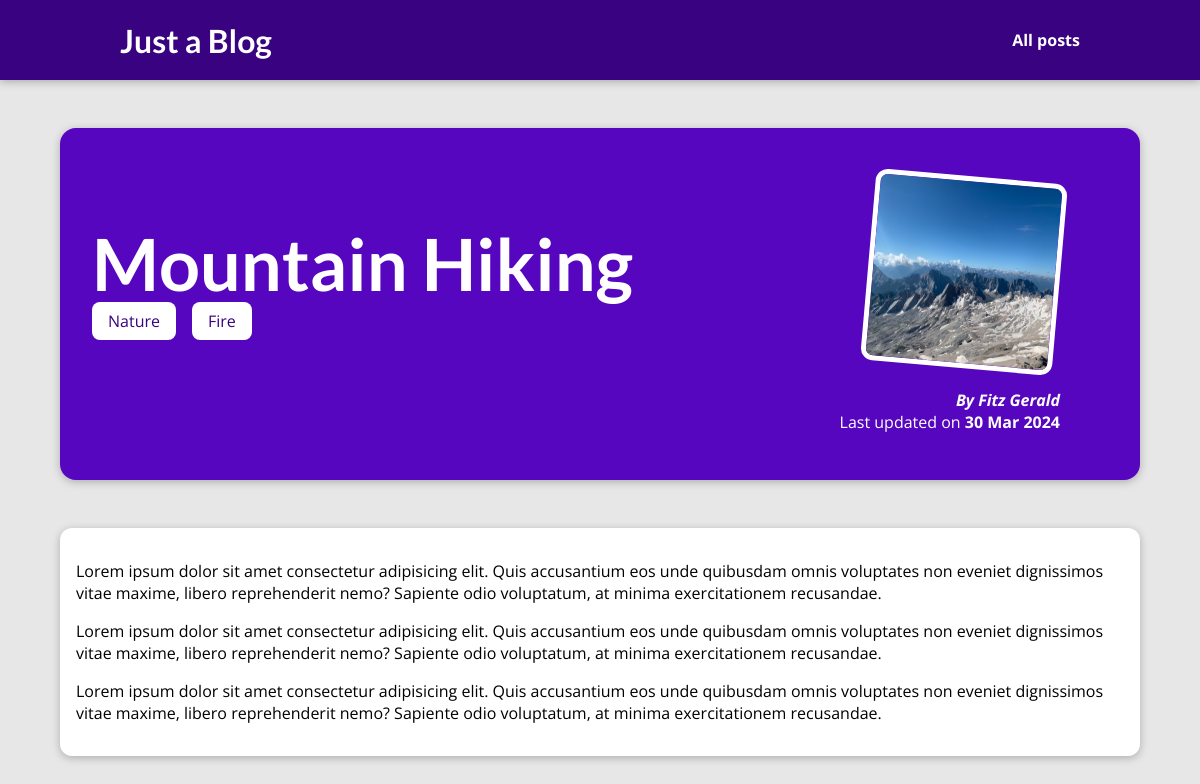
/posts/hike-in-the-mountain, run on the app's committed database.
### blog/models.py (models this page shows, shortened)
class Post(models.Model):
    title = models.CharField(max_length=150)
    author = models.ForeignKey(
        "Author", on_delete=models.SET_NULL, null=True, related_name="posts")
    tags = models.ManyToManyField("Tag")
    excerpt = models.CharField(max_length=200)
    image_name = models.CharField(max_length=150)
    date = models.DateField(auto_now=True, auto_now_add=False)
    slug = models.SlugField(unique=True, db_index=True)
    content = models.TextField(validators=[MinLengthValidator(10)])

class Tag(models.Model):
    caption = models.CharField(max_length=20, null=True)

class Author(models.Model):
    first_name = models.CharField(max_length=50)
    last_name = models.CharField(max_length=50)
    email = models.EmailField(max_length=254)
    def full_name(self):
        return f"{self.first_name} {self.last_name}"
    def __str__(self):
        return f"{self.full_name()}"

### blog/views.py (the view)
# urls.py: path('posts/<slug:slug>', views.post_detail, name="post-detail-page")]
def post_detail(request, slug):
    identified_post = get_object_or_404(Post, slug=slug)
    return render(request, "blog/post-detail.html",
                  {"post": identified_post,
                   "post_tags": identified_post.tags.all()
                   })

### blog/templates/blog/post-detail.html (shortened to what this page needs)
{% extends "base.html" %}
{% load static %}
{% block css_files %}
    <link rel="stylesheet" href="{% static "blog/post-detail.css" %}">
{% endblock css_files %}
{% block content %}
    <section>
        <summary id="summary">
            <h2>{{ post.title }}</h2>
            <div>
                {% for tag in post_tags %}<span class="tag">{{ tag.caption }}</span>{% endfor %}
            </div>
            <article>
                <img src="{% static "blog/images/"|add:post.image_name %}" alt="{{ post.title }}" width="100" height="100">
                <address>By <a href="mailto:{{ post.author.email }}">{{ post.author | title }}</a></address>
                <div>
                    Last updated on <time>{{ post.date |date:"d M Y" }}</time>
                </div>
            </article>
        </summary>
    </section>
    <main>
        {{ post.content | linebreaks }}
    </main>
{% endblock content %}

### templates/base.html (shortened to what this page needs)
{% load static %}
<!DOCTYPE html>
<html lang="en">
<head>
    <link rel="stylesheet" href="{% static "app.css" %} ">
    {% block css_files %}{% endblock css_files %}
</head>
<body>
<header id="main-navigation">
    <h1><a href="{% url "starting-page" %}">Just a Blog</a></h1>
    <nav><a href="{% url "posts-page" %}">All posts</a></nav>
 </header>
    {% block content %}
    {% endblock content %}
</body>
</html>

### static/app.css (style rules this page uses)
* { box-sizing: border-box; }
html { font-family: 'Open Sans', 'Lato', sans-serif; }
body { margin: 0; }
h1, h2, h3 { font-family: 'Lato', sans-serif; font-weight: bold; }
#main-navigation { width: 100%; height: 5rem; display: flex; justify-content: space-between; align-items: center; padding: 0 10%; position: absolute; top: 0; left: 0; }
#main-navigation a { text-decoration: none; color: white; font-weight: bold; }

### blog/static/blog/post-detail.css (style rules this page uses)
body { background-color: #e7e7e7; }
#main-navigation { background-color: #390281; box-shadow: 0 2px 8px rgba(0, 0, 0, 0.25); }
#summary { margin: 8rem auto 3rem auto; padding: 2rem; width: 90%; max-width: 90rem; border-radius: 16px; background-color: #5706c0; position: relative; box-shadow: 0 2px 8px rgba(0, 0, 0, 0.25); height: 22rem; }
#summary h2 { color: white; font-size: 4.5rem; margin-bottom: 0.25rem; }
#summary article { position: absolute; top: 2rem; right: 3rem; padding: 1rem 2rem; border-radius: 12px; text-align: right; color: white; }
#summary article img { width: 12rem; height: 12rem; border-radius: 12px; transform: rotateZ(5deg); border: 5px solid white; margin-bottom: 1rem; }
#summary address { font-weight: bold; }
#summary a { color:white; text-decoration: none; }
#summary time { font-weight: bold; }
main { width: 90%; max-width: 90rem; margin: 3rem auto; background-color: white; padding: 1rem; border-radius: 12px; box-shadow: 0 2px 8px rgba(0, 0, 0, 0.25); }
.tag { background-color: white; color: #390281; padding:0.5rem 1rem; border-radius: 8px; margin-right: 1rem }

### data on the page
Post: title "Mountain Hiking", image_name (picture), author "Fitz Gerald", date "30 Mar 2024", content "Lorem ipsum dolor sit amet consectetur adipisicing elit. Quis accusantium eos unde quibusdam omnis voluptates non eveniet dignissimos vitae maxime, libero reprehenderit nemo? Sapiente odio voluptatum, at minima exercitationem recusandae. Lorem ipsum dolor sit amet consectetur adipisicing elit. Quis accusantium eos unde quibusdam omnis voluptates non eveniet dignissimos vitae maxime, libero reprehenderit nemo? Sapiente odio voluptatum, at minima exercitationem recusandae. Lorem ipsum dolor sit amet consectetur adipisicing elit. Quis accusantium eos unde quibusdam omnis voluptates non eveniet dignissimos vitae maxime, libero reprehenderit nemo? Sapiente odio voluptatum, at minima…"
Tag: caption "Nature"
Tag: caption "Fire"
